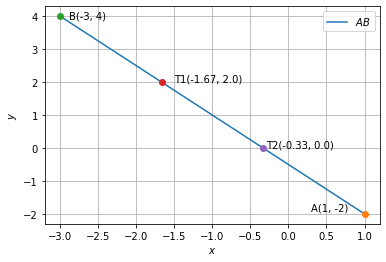

Write the Python code that produced this figure.
import numpy as np
import matplotlib.pyplot as plt

A = np.array([1,-2])
B=np.array([-3,4])

T1=(A+2*B)/3
T2=(2*A+B)/3

def line_gen(A,B):
  len =10
  dim = A.shape[0]
  x_AB = np.zeros((dim,len))
  lam_1 = np.linspace(0,1,len)
  for i in range(len):
    temp1 = A + lam_1[i]*(B-A)
    x_AB[:,i]= temp1.T
  return x_AB

x_AB = line_gen(A,B)
plt.plot(x_AB[0,:],x_AB[1,:],label='$AB$')
# round(float(S[j]),2)

plt.plot(A[0], A[1], 'o')
plt.text(A[0] * (1 - 0.7), A[1] * (1 - 0.05) , 'A({}, {})'.format(A[0], A[1]))
plt.plot(B[0], B[1], 'o')
plt.text(B[0] * (1 - 0.04), B[1] * (1- 0.02) , 'B({}, {})'.format(B[0], B[1]))
plt.plot(T1[0], T1[1], 'o')
plt.text(T1[0] * (1 - 0.1), T1[1] , 'T1({}, {})'.format(round(T1[0],2),T1[1]))
plt.plot(T2[0], T2[1], 'o')
plt.text(T2[0] * (1- 0.1), T2[1], 'T2({}, {})'.format(round(T2[0],2),T2[1]))
plt.xlabel('$x$')
plt.ylabel('$y$')
plt.legend(loc='best')
plt.grid() # minor
# plt.axis('equal')

plt.show()
